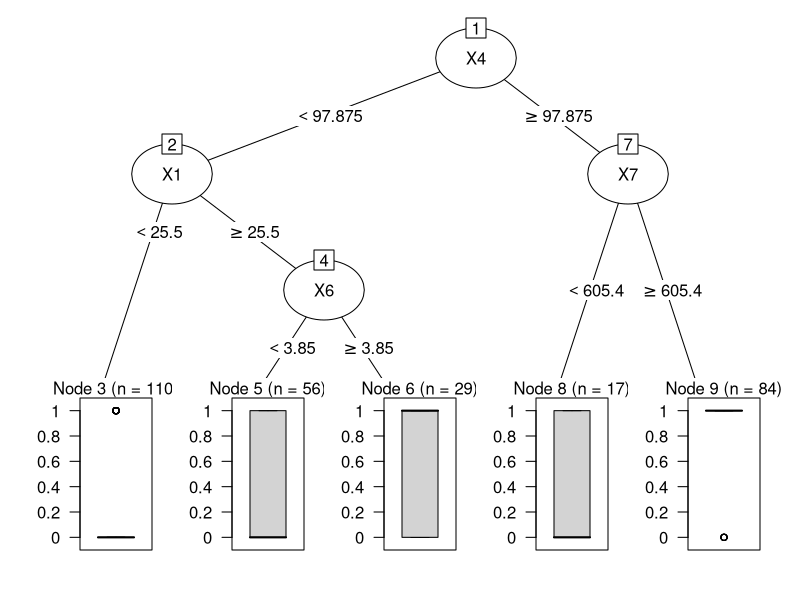
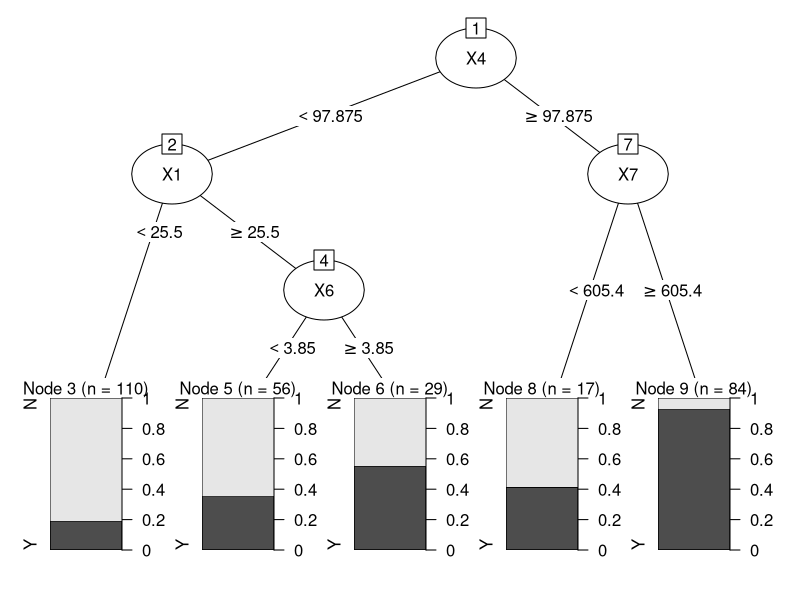
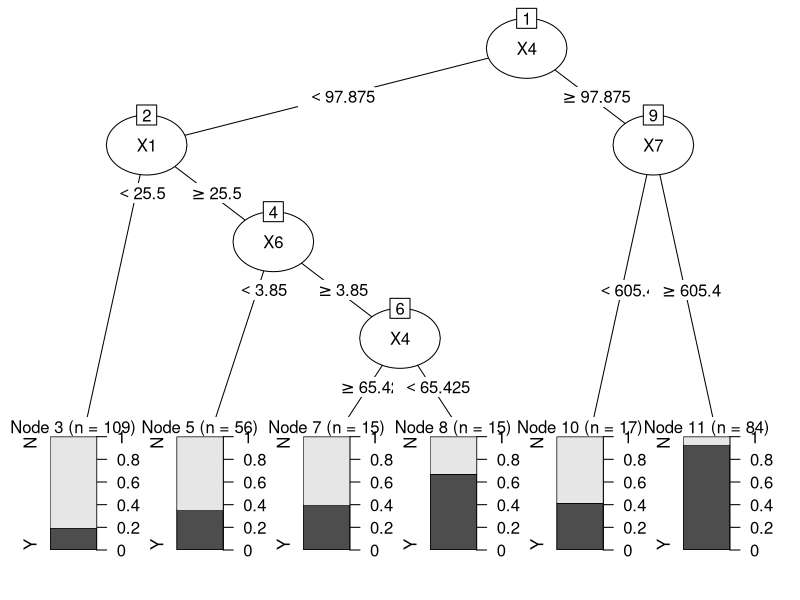
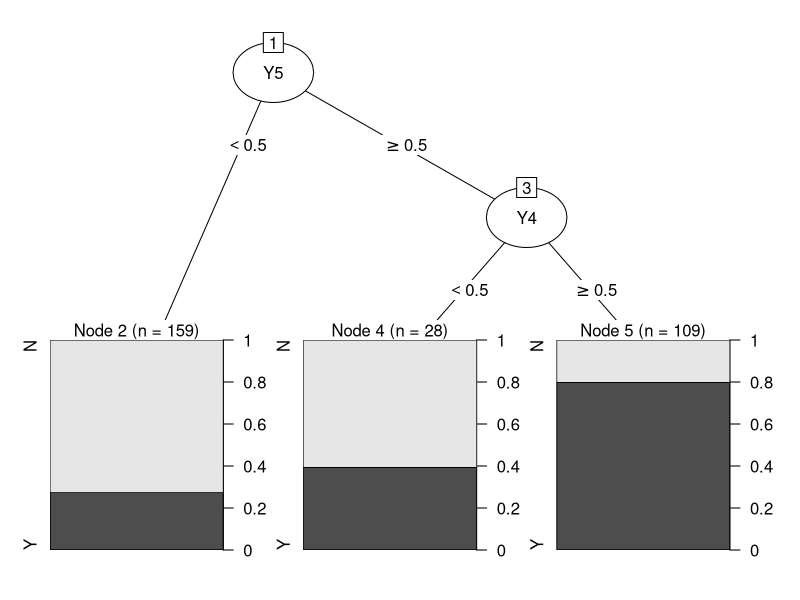
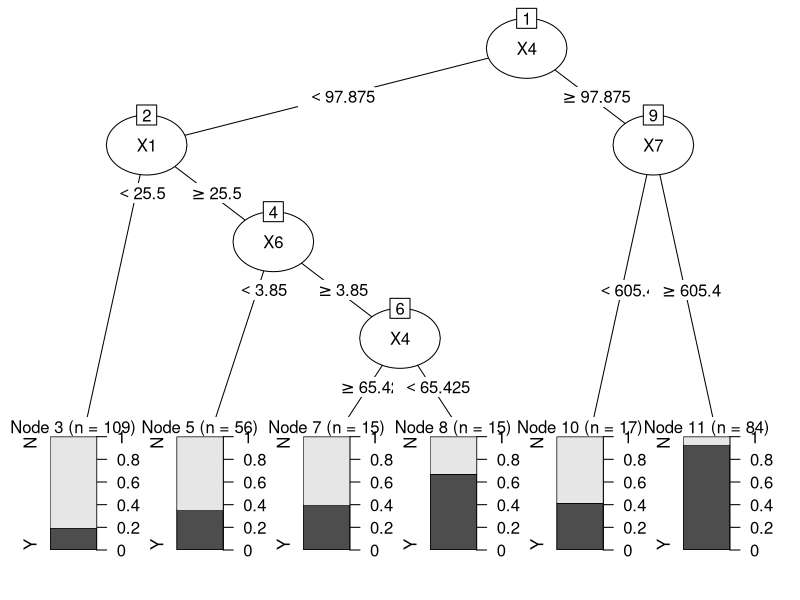
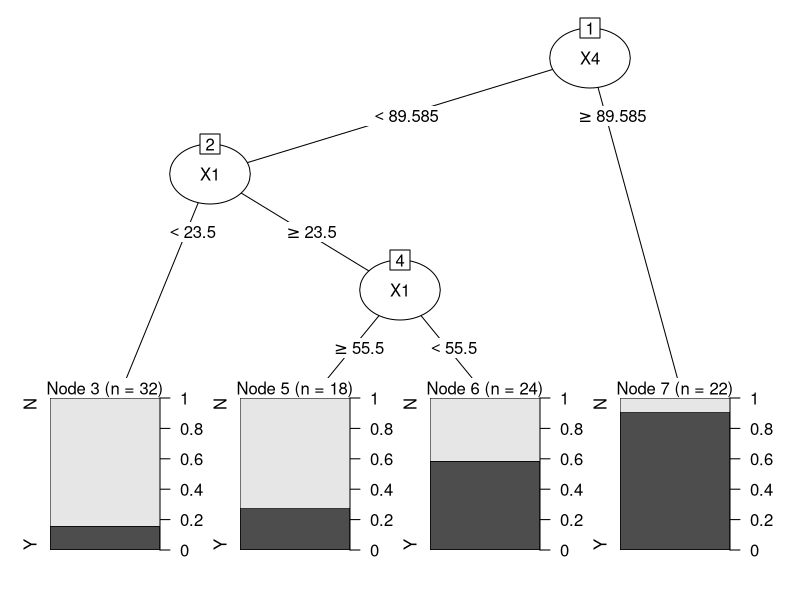
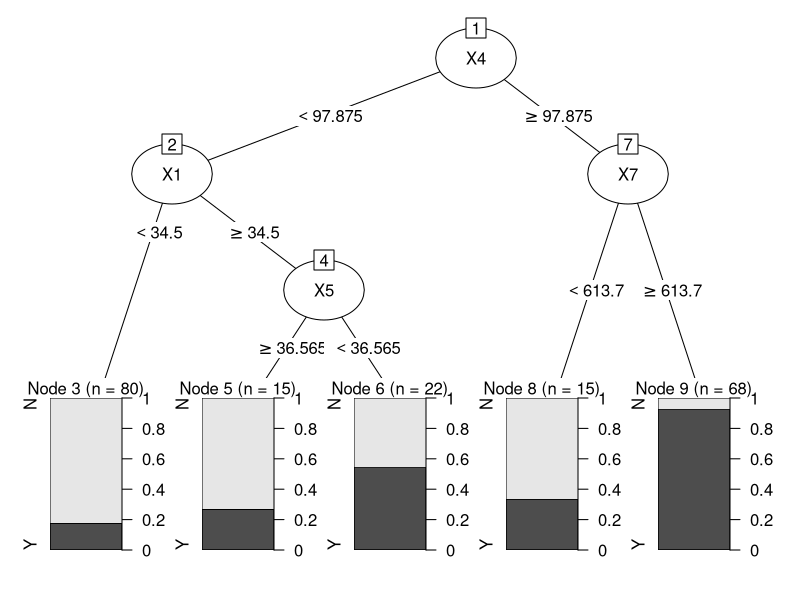
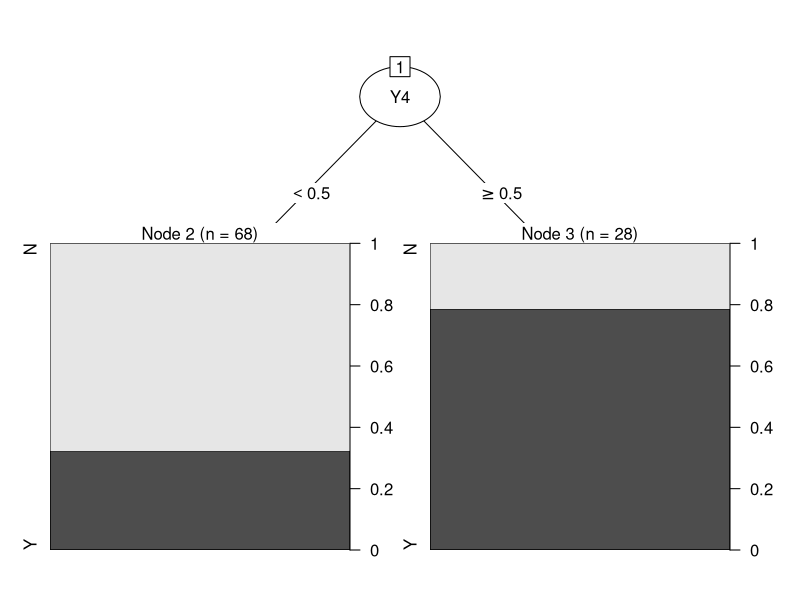

R code for these plots, in order:
library(rpart)
library(partykit)
library(readxl)

rm(list=ls())

proj_data = read_excel("project-data.xlsx")
# removing the 'id' column
proj_data <- proj_data[,-1]
# used to display the names of the columns
names(proj_data)
# used to attach the data_set to R's search path so that columns can be accessed by
# just using there names as variables
attach(proj_data) 
# structure of the data_set
str(proj_data)

# creating a model where all the data (.) is used and 'Response' is the the Target variable (~)
# method='class' is used for a classification tree
# model includes all the X's, Y's and Group
proj_model_resp <-rpart(Response ~ ., data=proj_data, method='class', 
                        control=rpart.control(minsplit=30, minbucket=15, maxdepth=8 ))
# ploting the DT with all the data
plot(as.party(proj_model_resp))

# converting the 'Response' into a categorical value 'target'
target = ifelse(Response==1,'Y','N')

proj_data <- data.frame(proj_data, target)
# removing 'Response' from the data
proj_data <- proj_data[,-1]

# creating the same model with the Target variable as the categorical value
# model includes all the X's, Y's and Group
proj_model_tar <-rpart(target ~ ., data=proj_data, method='class', 
                       control=rpart.control(minsplit=30, minbucket=15, maxdepth=8 ))
plot(as.party(proj_model_tar))

# getting only X cols
Xdata = proj_data[c(2:8)]
# creating a model with only X's
proj_model_X <-rpart(target ~ ., data=Xdata, method='class', 
                     control=rpart.control(minsplit=30, minbucket=15, maxdepth=8 ))
plot(as.party(proj_model_X))

# getting only Y cols
Ydata = proj_data[c(9:15)]
# creating a model with only Y's
proj_model_Y <-rpart(target ~ ., data=Ydata, method='class', 
                     control=rpart.control(minsplit=30, minbucket=15, maxdepth=8 ))
plot(as.party(proj_model_Y))

# creating a model with X's and Y's without Group
XYdata = proj_data[c(2:14)]
proj_model_XY <-rpart(target ~ ., data=XYdata, method='class', 
                      control=rpart.control(minsplit=30, minbucket=15, maxdepth=8 ))
plot(as.party(proj_model_XY))

# getting data of only X's and Group
XGdata = proj_data[c(1:8, 16)]
# spliting data based on Group
XGdata = split(XGdata, XGdata$Group)
XGdata0 = XGdata[[1]]
XGdata1 = XGdata[[2]]

# creating a model with X's and Group 0
proj_model_XG0 <-rpart(XGdata0$target ~ ., data=XGdata0, method='class', 
                       control=rpart.control(minsplit=30, minbucket=15, maxdepth=8 ))
plot(as.party(proj_model_XG0))

# creating a model with X's and Group 1
proj_model_XG1 <-rpart(XGdata1$target ~ ., data=XGdata1, method='class', 
                       control=rpart.control(minsplit=30, minbucket=15, maxdepth=8 ))
plot(as.party(proj_model_XG1))

# getting data of only Y's and Group
YGdata = proj_data[c(1, 9:15, 16)]
# spliting data based on Group
YGdata = split(YGdata, YGdata$Group)
YGdata0 = YGdata[[1]]
YGdata1 = YGdata[[2]]

# creating a model with Y's and Group 0
proj_model_YG0 <-rpart(YGdata0$target ~ ., data=YGdata0, method='class', 
                       control=rpart.control(minsplit=30, minbucket=15, maxdepth=8 ))
plot(as.party(proj_model_YG0))

# creating a model with Y's and Group 1
proj_model_YG1 <-rpart(YGdata1$target ~ ., data=YGdata1, method='class', 
                       control=rpart.control(minsplit=30, minbucket=15, maxdepth=8 ))
plot(as.party(proj_model_YG1))
